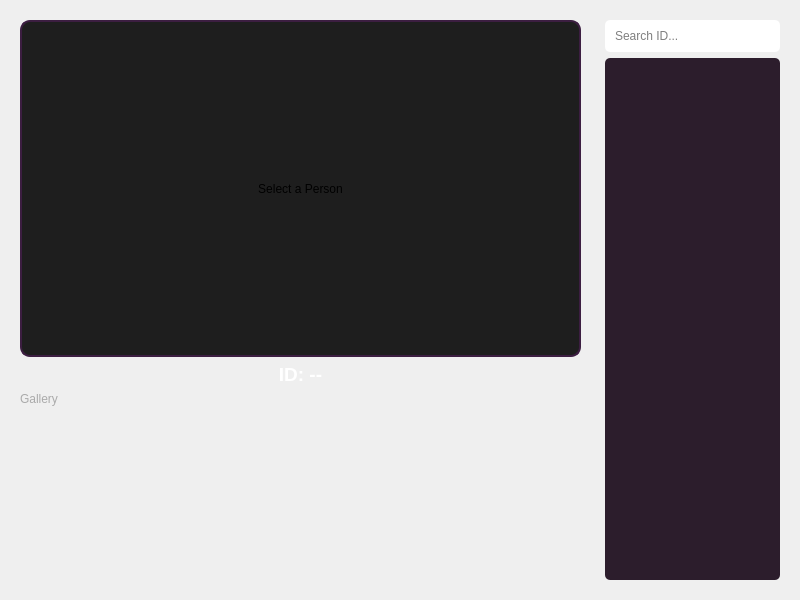
<?xml version="1.0" encoding="UTF-8"?>
<ui version="4.0">
 <class>DatabaseWidget</class>
 <widget class="QWidget" name="DatabaseWidget">
  <property name="geometry">
   <rect>
    <x>0</x>
    <y>0</y>
    <width>800</width>
    <height>600</height>
   </rect>
  </property>
  <layout class="QHBoxLayout" name="horizontalLayout">
   <item>
    <widget class="QWidget" name="details_container" native="true">
     <property name="sizePolicy">
      <sizepolicy hsizetype="Preferred" vsizetype="Preferred">
       <horstretch>3</horstretch>
       <verstretch>0</verstretch>
      </sizepolicy>
     </property>
     <layout class="QVBoxLayout" name="verticalLayout_details">
      <item>
       <widget class="QLabel" name="main_image_lbl">
        <property name="sizePolicy">
         <sizepolicy hsizetype="Preferred" vsizetype="Expanding">
          <horstretch>0</horstretch>
          <verstretch>2</verstretch>
         </sizepolicy>
        </property>
        <property name="styleSheet">
         <string notr="true">background-color: #1e1e1e; border: 2px solid #3c1e41; border-radius: 10px;</string>
        </property>
        <property name="text">
         <string>Select a Person</string>
        </property>
        <property name="alignment">
         <set>Qt::AlignCenter</set>
        </property>
       </widget>
      </item>
      
      <item>
       <widget class="QLabel" name="person_name_lbl">
        <property name="font">
         <font>
          <pointsize>14</pointsize>
          <bold>true</bold>
         </font>
        </property>
        <property name="styleSheet">
            <string notr="true">color: white;</string>
        </property>
        <property name="text">
         <string>ID: --</string>
        </property>
        <property name="alignment">
         <set>Qt::AlignCenter</set>
        </property>
       </widget>
      </item>

      <item>
       <widget class="QLabel" name="label_gallery">
        <property name="text">
         <string>Gallery</string>
        </property>
        <property name="styleSheet">
            <string notr="true">color: #aaaaaa;</string>
        </property>
       </widget>
      </item>
      <item>
       <widget class="QScrollArea" name="gallery_scroll">
        <property name="sizePolicy">
         <sizepolicy hsizetype="Expanding" vsizetype="Expanding">
          <horstretch>0</horstretch>
          <verstretch>1</verstretch>
         </sizepolicy>
        </property>
        <property name="widgetResizable">
         <bool>true</bool>
        </property>
        <property name="styleSheet">
         <string notr="true">background-color: transparent;</string>
        </property>
        <widget class="QWidget" name="gallery_content">
         <property name="geometry">
          <rect>
           <x>0</x>
           <y>0</y>
           <width>100</width>
           <height>100</height>
          </rect>
         </property>
         <layout class="QHBoxLayout" name="gallery_layout">
          <property name="spacing">
           <number>10</number>
          </property>
         </layout>
        </widget>
       </widget>
      </item>
     </layout>
    </widget>
   </item>

   <item>
    <widget class="QWidget" name="list_container" native="true">
     <property name="sizePolicy">
      <sizepolicy hsizetype="Preferred" vsizetype="Preferred">
       <horstretch>1</horstretch>
       <verstretch>0</verstretch>
      </sizepolicy>
     </property>
     <layout class="QVBoxLayout" name="verticalLayout_list">
      <item>
       <widget class="QLineEdit" name="search_bar">
        <property name="placeholderText">
         <string>Search ID...</string>
        </property>
        <property name="styleSheet">
         <string notr="true">padding: 8px; border-radius: 5px; background-color: #FFFFFF; color: black;</string>
        </property>
       </widget>
      </item>
      <item>
       <widget class="QListWidget" name="person_list">
        <property name="styleSheet">
         <string notr="true">background-color: #2c1d2c; color: white; border-radius: 5px; padding: 5px;</string>
        </property>
       </widget>
      </item>
     </layout>
    </widget>
   </item>
  </layout>
 </widget>
 <resources/>
 <connections/>
</ui>
